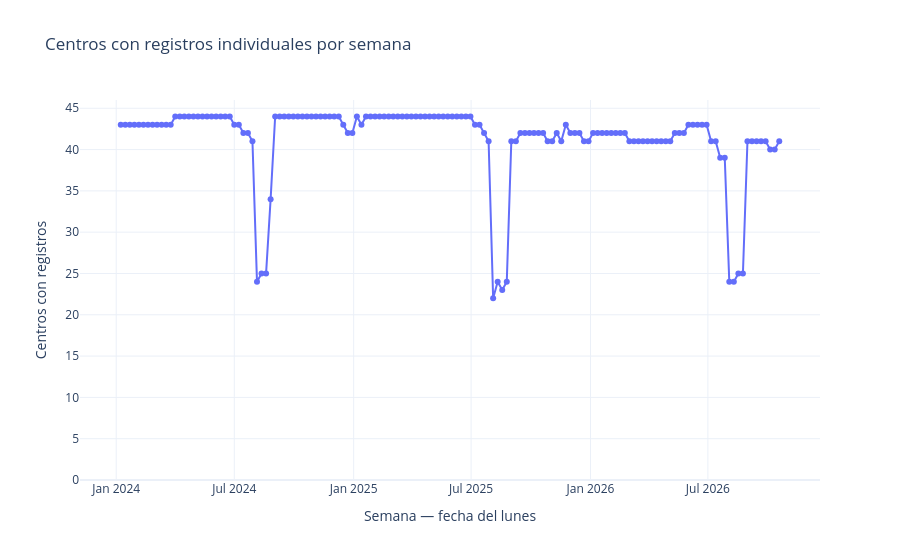

Source (notebook cell):
### Code cell
# Complemento del gráfico de reservas:
# número de centros con registros individuales cada semana.

fig_centros = px.line(
    semanas_grafico,
    x="semana",
    y="centros_con_registros",
    markers=True,
    title="Centros con registros individuales por semana",
    labels={
        "semana": "Semana — fecha del lunes",
        "centros_con_registros": "Centros con registros"
    },
    template="plotly_white"
)

fig_centros.update_traces(connectgaps=False)

fig_centros.update_yaxes(
    range=[0, reservas["Centro deportivo"].nunique() + 1],
    dtick=5
)

fig_centros.update_layout(hovermode="x unified")
fig_centros.show()

fig_centros.write_html(
    str(carpeta_analisis / "centros_con_registros_semanales.html"),
    include_plotlyjs=True
)

### Figure 1 — Plotly figure (JSON) as saved in the notebook; plotly's stock layout.template omitted (floating-point values rounded to 4 significant figures; data arrays with more than 128 entries replaced by an {"elided": "..."} marker saying what was removed)
{"data": [{"connectgaps": false, "hovertemplate": "Semana — fecha del lunes=%{x}<br>Centros con registros=%{y}<extra></extra>", "legendgroup": "", "line": {"color": "#636efa", "dash": "solid"}, "marker": {"symbol": "circle"}, "mode": "lines+markers", "name": "", "orientation": "v", "showlegend": false, "type": "scatter", "x": {"elided": "146 str values"}, "xaxis": "x", "y": {"elided": "146 int values"}, "yaxis": "y"}], "layout": {"hovermode": "x unified", "legend": {"tracegroupgap": 0}, "title": {"text": "Centros con registros individuales por semana"}, "xaxis": {"anchor": "y", "domain": [0, 1], "title": {"text": "Semana — fecha del lunes"}}, "yaxis": {"anchor": "x", "domain": [0, 1], "dtick": 5, "range": [0, 46], "title": {"text": "Centros con registros"}}}}
